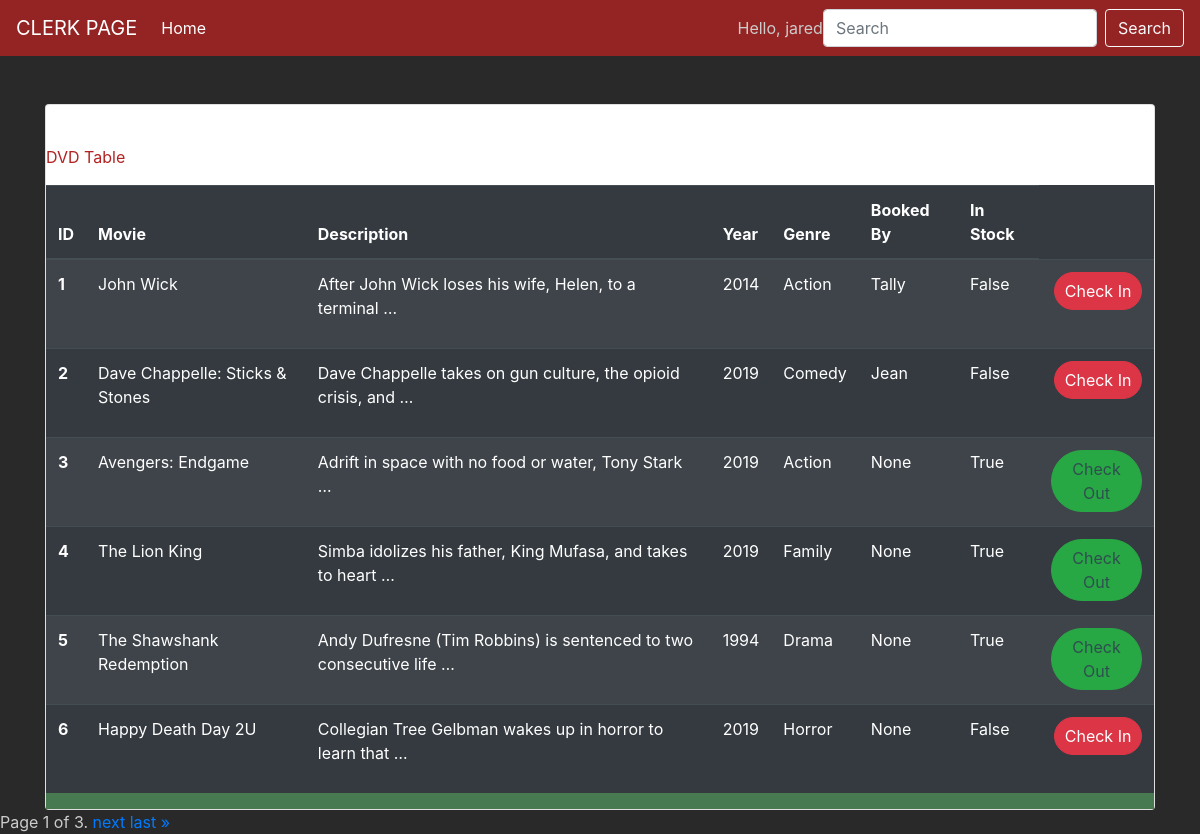
Before: /clerk/ (signed in) with the older database file.
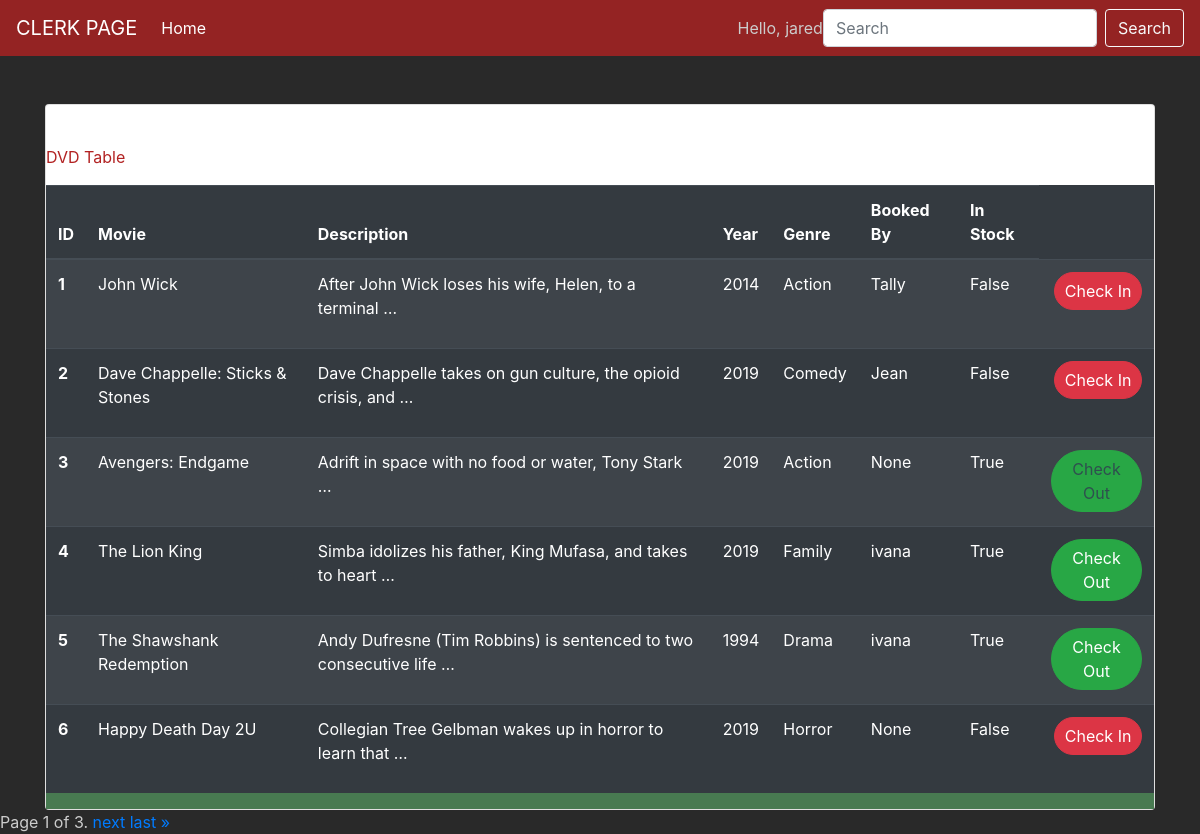
After: the same page with the newer database file.
### webapp/models.py (models this page shows)
class DVD(models.Model):
    Title= models.CharField(max_length=50)
    year = models.CharField(max_length=255)
    genre = models.CharField(max_length=255)
    InStock= models.BooleanField(default=True)
    Synopsis= models.TextField()
    BookingPickup = models.CharField(max_length=255)
    NumOfTimesRented= models.IntegerField(default=0)
    ImageDVD= models.ImageField(upload_to='pics')
    PriceDVD = models.IntegerField(default=0)
    NumDaysBooked = models.IntegerField(default=0)

### webapp/views.py (the view)
# urls.py: path('clerk/', views.clerk, name='clerk'),
@login_required
def clerk(request):
    dvds = DVD.objects.all() #imports dvds from database
    trans = Transaction.objects.all() #imports dvds from database
    users = User.objects.all() #imports dvds from database
    customer = Customer.objects.all() #imports dvds from database
    query = request.GET.get("query")
    if query:
        dvds = DVD.objects.filter(Q(Title__icontains=query)) #Search Function according to name
    paginator = Paginator(dvds, 6) # Show 3 dvds per page
    page = request.GET.get('page')
    dvds = paginator.get_page(page)
    form=DocumentForm()
    context_dict = { 'dvds':dvds ,'form': form, 'trans':trans, 'users':users, 'customer':customer}
    return render(request, 'clerk.html',context_dict)

### webapp/form.py
class DocumentForm(forms.ModelForm):
    class Meta:
        model = DVD
        fields = ('Title','year','genre','InStock','Synopsis','BookingPickup' ,'NumOfTimesRented','ImageDVD')

### templates/clerk.html (shortened to what this page needs)
{%load static %}
<!DOCTYPE html>
<html lang="en">
<head>
    <link rel="stylesheet" href="https://stackpath.bootstrapcdn.com/bootstrap/4.3.1/css/bootstrap.min.css">
    <link rel="stylesheet" type="text/css" href="{% static 'clerkstye.css'%}">
</head>
<body>
    <nav class="navbar navbar-expand-lg navbar-light sticky" style="background-color: rgba(178, 34, 34, 0.781);">
        <a class="navbar-brand" href="#" style="color: white" >CLERK PAGE</a>
        <div class="collapse navbar-collapse" id="navbarSupportedContent">
          <ul class="navbar-nav mr-auto">
            <li class="nav-item active">
              <a class="nav-link" href="/" style="color: white">Home <span class="sr-only">(current)</span></a>
            </li>
          </ul>
          <form method="GET" action="" class="form-inline my-2 my-lg-0">
              <a> Hello, {{user.first_name}}</a><br>
            <input class="form-control mr-sm-2" name ='query' type="search" placeholder="Search" aria-label="Search">
            <button class="btn btn-outline-light my-2 my-sm-0" type="submit">Search</button>
          </form>
        </div>
      </nav>
<a></a><br>
    <div class="container">
        <div class="card" style="table-layout: fixed;">
          <div class="card-body"></div>
                <p class="" style="font: bold; color:firebrick">DVD Table</p>
                  <div class="table-body">
                          <table class="table table-striped table-dark">
                                  <thead>
                                    <tr>
                                      <th scope="col">ID</th>
                                      <th scope="col">Movie</th>
                                      <th scope="col">Description</th>
                                      <th scope="col">Year</th>
                                      <th scope="col">Genre</th>
                                      <th scope="col">Booked By</th>
                                      <th scope="col">In Stock</th>
                                    </tr>
                                  </thead>
                                  <tbody>
                                  {% for dvd in dvds %}
                                    <tr>
                                      <th scope="row">{{dvd.id}}</th>
                                      <td>{{dvd.Title}}</td>
                                      <td>{{dvd.Synopsis|safe|truncatewords:"10"|linebreaks}}</td>
                                      <td>{{dvd.year}}</td>
                                      <td>{{dvd.genre}}</td>
                                      <td>{{dvd.BookingPickup}}</td>
                                      <td>{{dvd.InStock}}</td>
                                      <td>
                                          {%if dvd.InStock %}
                                                {%if not dvd.BookingPickup == 'None' %}
                                                    <button type="button" class="btn btn-success badge-pill" data-toggle="modal" data-target="#checkout{{dvd.id}}" style="float: right">Check Out</button>
                                                {%else%}
                                                    <button type="button" class="btn btn-success badge-pill" style="pointer-events: none; color:darkslategray" data-toggle="modal" data-target="#checkout{{dvd.id}}" style="float: right">Check Out</button>
                                                {%endif%}
                                          {%else %}
                                            <form method="post" action="checkin">
                                              <button type="submit" class="btn btn-danger badge-pill" style="float: right">Check In</button>
                                            </form>
                                          {%endif%}
                                      </td>
                                    </tr>
                                  {%endfor%}
                                  </tbody>
                                </table>
                  </div>
          </div>
        </div>
    <div class="pagination">
        <span class="step-links">
            <span class="current">
                Page {{ dvds.number }} of {{ dvds.paginator.num_pages }}.
            </span>
            {% if dvds.has_next %}
                <a href="?page={{ dvds.next_page_number }}">next</a>
                <a href="?page={{ dvds.paginator.num_pages }}">last &raquo;</a>
            {% endif %}
        </span>
    </div>
</body>
</html>

### static/clerkstye.css (style rules this page uses)
body { padding-top: 80px; background-color: rgb(41, 41, 41); color: #CCC; }
.navbar { z-index: 9999; }
.navbar-brand { color:forestgreen; }
.sticky { position: fixed; top:0; width:100%; }
.table-body { background-color: #487A51; }

Changed rows visible on the page:
changed DVD "The Lion King": BookingPickup "None" → "ivana"
changed DVD "The Shawshank Redemption": BookingPickup "None" → "ivana"
